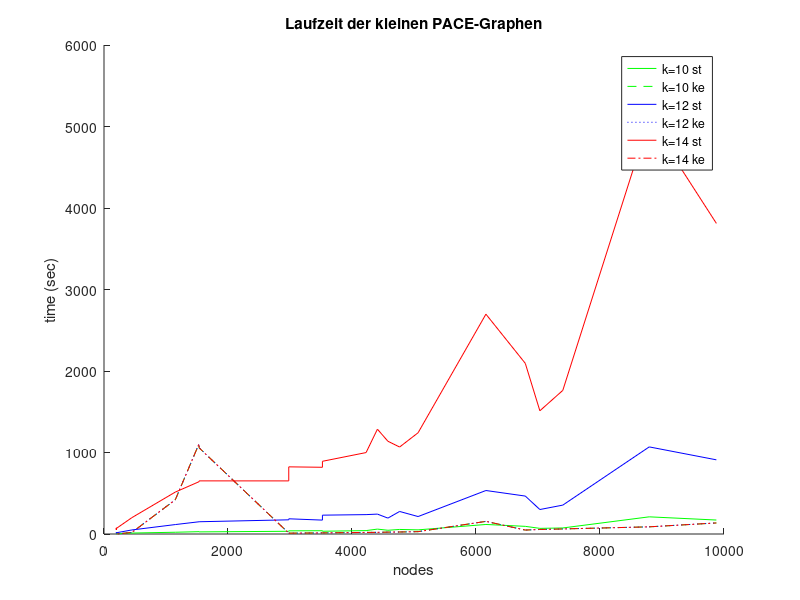

The MATLAB script that drew this image:
clear all
close

data_k_10 = importdata('26_08_01_k_10.csv',';');
x_nodes = data_k_10.data(:,1);
y_k_10_st = data_k_10.data(:,2);
y_k_10_ke = data_k_10.data(:,3);

data_k_12 = importdata('26_08_01_k_12.csv',';');
y_k_12_st = data_k_12.data(:,2);
y_k_12_ke = data_k_10.data(:,3);

data_k_14 = importdata('26_08_01_k_14.csv',';');
y_k_14_st = data_k_14.data(:,2);
y_k_14_ke = data_k_10.data(:,3);

hold on;
plot(x_nodes, y_k_10_st,'g');
plot(x_nodes, y_k_10_ke,'g--');
plot(x_nodes, y_k_12_st,'b');
plot(x_nodes, y_k_12_ke,'b:');
plot(x_nodes, y_k_14_st,'r');
plot(x_nodes, y_k_14_ke,'r-.');
title 'Laufzeit der kleinen PACE-Graphen'
xlabel 'nodes';
ylabel 'time (sec)';
legend('k=10 st', 'k=10 ke', 'k=12 st', 'k=12 ke', 'k=14 st', 'k=14 ke');
hold off;